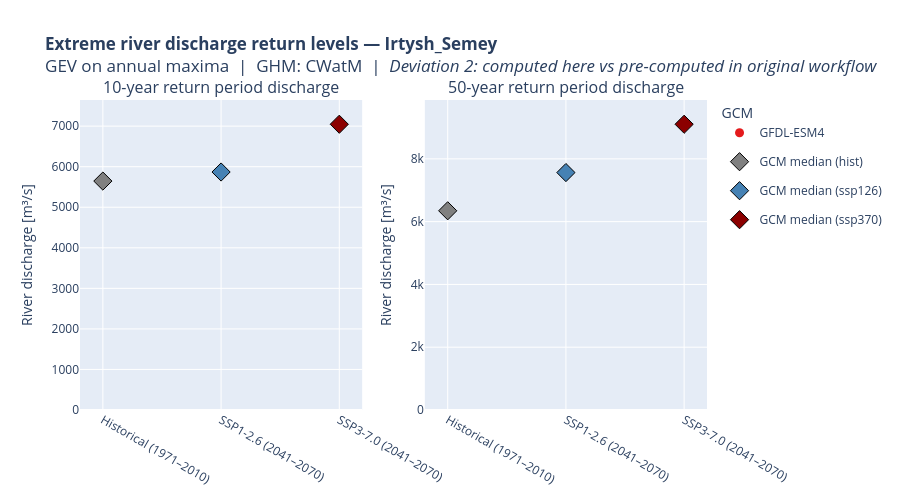

Here is the notebook cell this chart was saved with:
### Code cell
x_cat     = (['Historical\n(1971–2010)'] +
              [f'{sc_labels[sc]}\n({FUTURE_START}–{FUTURE_END})' for sc in SCENARIOS])
col_cat   = ['grey', 'steelblue', 'darkred']

fig = make_subplots(
    rows=1, cols=len(RETURN_PERIODS),
    subplot_titles=[f'{rp}-year return period discharge' for rp in RETURN_PERIODS],
)

for c_idx, rp in enumerate(RETURN_PERIODS):
    for g_idx, gcm in enumerate(GCMs):
        y_vals = [hist_rl[gcm][rp]['point']] + [ssp_rl[sc][gcm][rp]['point'] for sc in SCENARIOS]
        fig.add_trace(go.Scatter(
            x=x_cat, y=y_vals,
            mode='markers',
            marker={'color': colorlist[g_idx % len(colorlist)], 'size': 9},
            name=gcm, legendgroup=gcm,
            showlegend=(c_idx == 0),
        ), row=1, col=c_idx + 1)

    for x_idx, (x_lab, source) in enumerate(
        [('hist', hist_rl)] + [(sc, ssp_rl[sc]) for sc in SCENARIOS]
    ):
        median_val = np.nanmedian([source[g][rp]['point'] for g in GCMs])
        fig.add_trace(go.Scatter(
            x=[x_cat[x_idx]], y=[median_val],
            mode='markers',
            marker={'color': col_cat[x_idx], 'size': 14, 'symbol': 'diamond',
                    'line': {'color': 'black', 'width': 1}},
            name=f'GCM median ({x_lab})',
            showlegend=(c_idx == 0),
        ), row=1, col=c_idx + 1)

fig.update_yaxes(title='River discharge [m³/s]', rangemode='tozero')
fig.update_layout(
    height=500, width=900,
    title_text=(
        f'<b>Extreme river discharge return levels — {loc_name}</b><br>'
        f'GEV on annual maxima  |  GHM: {GHM}  |  '
        f'<i>Deviation 2: computed here vs pre-computed in original workflow</i>'
    ),
    showlegend=True,
    legend_title='GCM',
)
fig.show()
fig.write_image(plot_dir / f'{loc_name}_return_levels_absolute.png')

### Figure 1 — Plotly figure (JSON) as saved in the notebook; plotly's stock layout.template omitted (floating-point values rounded to 4 significant figures)
{"data": [{"legendgroup": "GFDL-ESM4", "marker": {"color": "rgb(228,26,28)", "size": 9}, "mode": "markers", "name": "GFDL-ESM4", "showlegend": true, "type": "scatter", "x": ["Historical\n(1971–2010)", "SSP1-2.6\n(2041–2070)", "SSP3-7.0\n(2041–2070)"], "xaxis": "x", "y": [5646.0, 5869.0, 7047.0], "yaxis": "y"}, {"marker": {"color": "grey", "line": {"color": "black", "width": 1}, "size": 14, "symbol": "diamond"}, "mode": "markers", "name": "GCM median (hist)", "showlegend": true, "type": "scatter", "x": ["Historical\n(1971–2010)"], "xaxis": "x", "y": [5646.0], "yaxis": "y"}, {"marker": {"color": "steelblue", "line": {"color": "black", "width": 1}, "size": 14, "symbol": "diamond"}, "mode": "markers", "name": "GCM median (ssp126)", "showlegend": true, "type": "scatter", "x": ["SSP1-2.6\n(2041–2070)"], "xaxis": "x", "y": [5869.0], "yaxis": "y"}, {"marker": {"color": "darkred", "line": {"color": "black", "width": 1}, "size": 14, "symbol": "diamond"}, "mode": "markers", "name": "GCM median (ssp370)", "showlegend": true, "type": "scatter", "x": ["SSP3-7.0\n(2041–2070)"], "xaxis": "x", "y": [7047.0], "yaxis": "y"}, {"legendgroup": "GFDL-ESM4", "marker": {"color": "rgb(228,26,28)", "size": 9}, "mode": "markers", "name": "GFDL-ESM4", "showlegend": false, "type": "scatter", "x": ["Historical\n(1971–2010)", "SSP1-2.6\n(2041–2070)", "SSP3-7.0\n(2041–2070)"], "xaxis": "x2", "y": [6346.0, 7563.0, 9102.0], "yaxis": "y2"}, {"marker": {"color": "grey", "line": {"color": "black", "width": 1}, "size": 14, "symbol": "diamond"}, "mode": "markers", "name": "GCM median (hist)", "showlegend": false, "type": "scatter", "x": ["Historical\n(1971–2010)"], "xaxis": "x2", "y": [6346.0], "yaxis": "y2"}, {"marker": {"color": "steelblue", "line": {"color": "black", "width": 1}, "size": 14, "symbol": "diamond"}, "mode": "markers", "name": "GCM median (ssp126)", "showlegend": false, "type": "scatter", "x": ["SSP1-2.6\n(2041–2070)"], "xaxis": "x2", "y": [7563.0], "yaxis": "y2"}, {"marker": {"color": "darkred", "line": {"color": "black", "width": 1}, "size": 14, "symbol": "diamond"}, "mode": "markers", "name": "GCM median (ssp370)", "showlegend": false, "type": "scatter", "x": ["SSP3-7.0\n(2041–2070)"], "xaxis": "x2", "y": [9102.0], "yaxis": "y2"}], "layout": {"annotations": [{"font": {"size": 16}, "showarrow": false, "text": "10-year return period discharge", "x": 0.225, "xanchor": "center", "xref": "paper", "y": 1, "yanchor": "bottom", "yref": "paper"}, {"font": {"size": 16}, "showarrow": false, "text": "50-year return period discharge", "x": 0.775, "xanchor": "center", "xref": "paper", "y": 1, "yanchor": "bottom", "yref": "paper"}], "height": 500, "legend": {"title": {"text": "GCM"}}, "showlegend": true, "title": {"text": "<b>Extreme river discharge return levels — Irtysh_Semey</b><br>GEV on annual maxima  |  GHM: CWatM  |  <i>Deviation 2: computed here vs pre-computed in original workflow</i>"}, "width": 900, "xaxis": {"anchor": "y", "domain": [0, 0.45]}, "xaxis2": {"anchor": "y2", "domain": [0.55, 1]}, "yaxis": {"anchor": "x", "domain": [0, 1], "rangemode": "tozero", "title": {"text": "River discharge [m³/s]"}}, "yaxis2": {"anchor": "x2", "domain": [0, 1], "rangemode": "tozero", "title": {"text": "River discharge [m³/s]"}}}}
